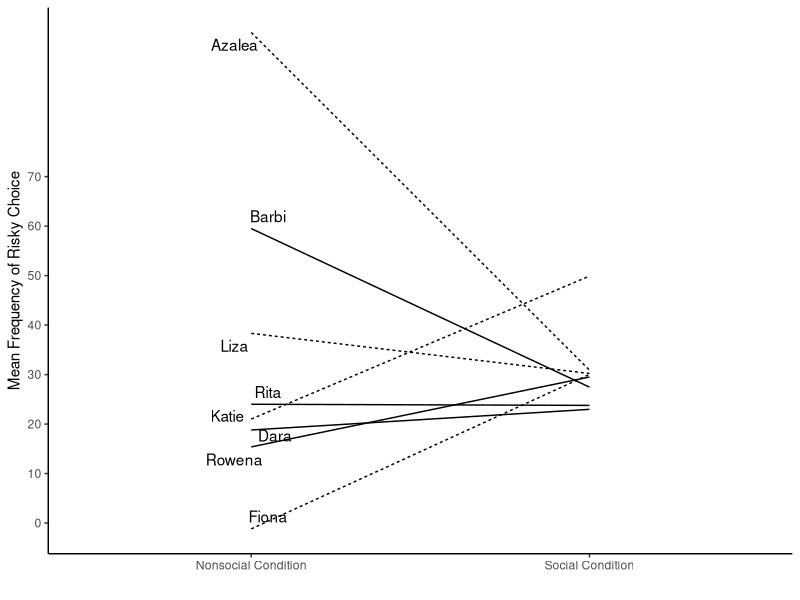
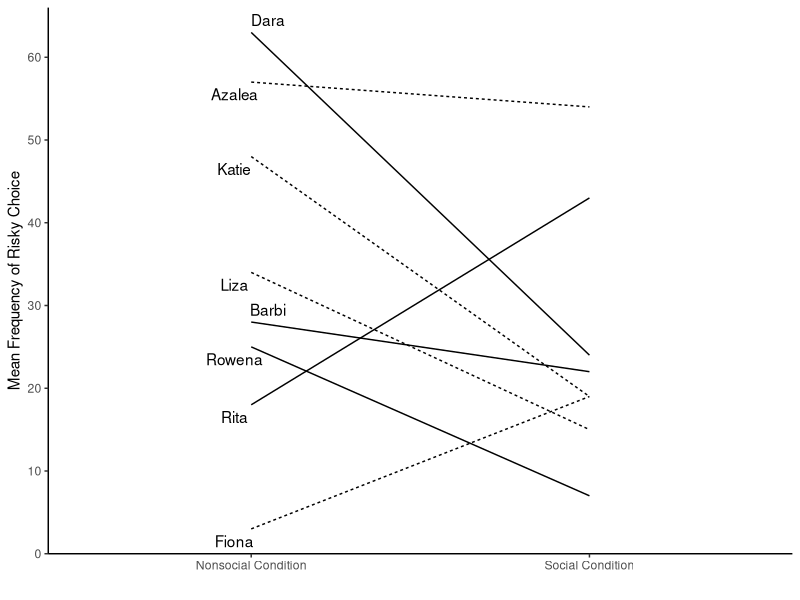
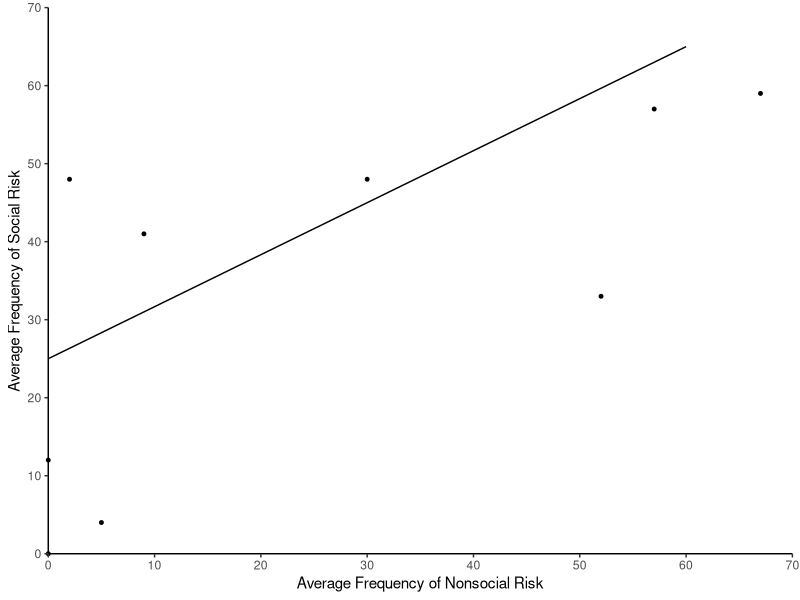
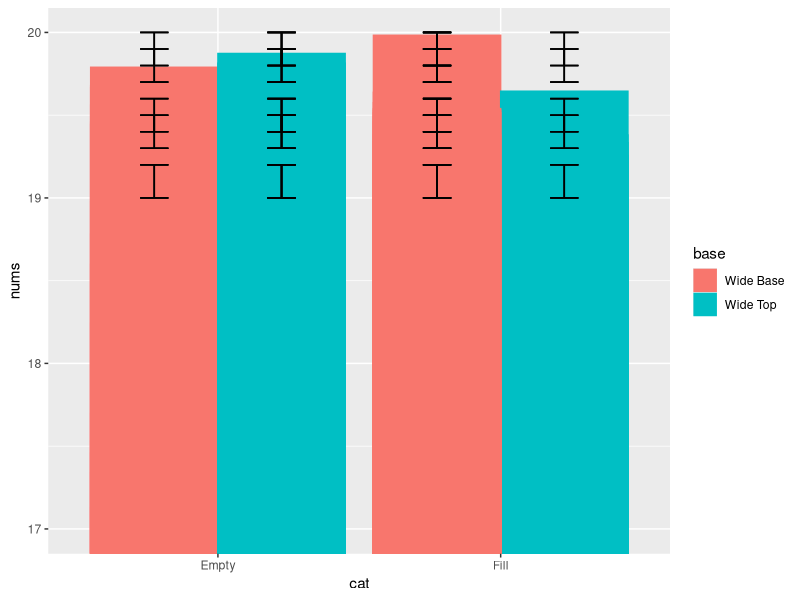
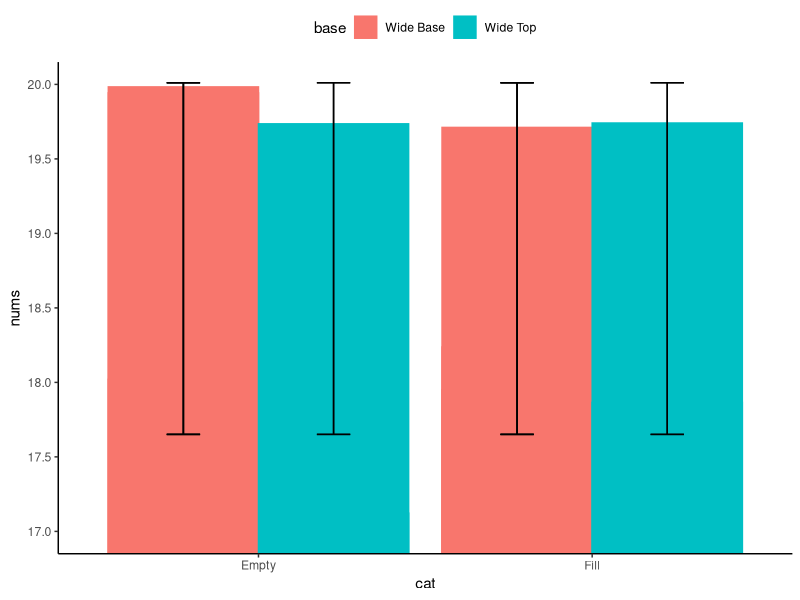

Here is the R script that generated these plots, in order:
## ---- chunk 1
knitr::opts_chunk$set(echo = TRUE)
## ---- chunk 2
#loading library to enable visualization of ggplot function use
library(ggplot2)
library(ggrepel)
## ---- chunk 3

names<-rep(c("Dara","Rita","Liza", "Azalea", "Barbi","Rowena","Katie","Fiona"), each=2)
lnames<-c("","Dara","","Rita","","Liza", "","Azalea", "","Barbi","","Rowena","","Katie","","Fiona")
mean_frequency<-rnorm(16,45,25)
condition<-rep(c("Social Condition","Nonsocial Condition"),8)
adversity<-rep(c("Adverse","Not_Adverse"),times=c(4,4))

plot_df<-data.frame(names,mean_frequency,adversity,condition)

#print(plot_df)

b<-ggplot(plot_df, aes(condition,mean_frequency,group=names,linetype=adversity))+geom_line()+geom_text_repel(label=lnames, position = "nudge")+theme_classic()

b+labs(x="",y="Mean Frequency of Risky Choice")+theme(legend.position = "none")+scale_y_continuous(breaks = pretty(0:70,n=7))
## ---- chunk 4

names<-rep(c("Dara","Rita","Liza", "Azalea", "Barbi","Rowena","Katie","Fiona"), each=2)
lnames<-c("","Dara","","Rita","","Liza", "","Azalea", "","Barbi","","Rowena","","Katie","","Fiona")
mean_frequency<-floor(runif(16,0,70))
condition<-rep(c("Social Condition","Nonsocial Condition"),8)
adversity<-rep(c("Adverse","Not_Adverse"),times=c(4,4))

plot_df<-data.frame(names,mean_frequency,adversity,condition)

#print(plot_df)

a<-ggplot(plot_df, aes(condition,mean_frequency,group=names,linetype=adversity))+geom_line()+geom_text_repel(label=lnames, position = "nudge")+theme_classic()

a+theme(legend.position = "none")+labs(x="",y="Mean Frequency of Risky Choice")+theme(legend.position = "none")+scale_y_continuous(breaks = pretty(0:70,n=7))
## ---- chunk 5
avg_nonsoc<-c(0,60)
avg_soc<-c(25,65)
ad_avg_nonsoc<-c(0,0,2,5,9,30,52,57,67)
ad_avg_soc<-c(0,12,48,4,41,48,33,57,59)
plot_da<-data.frame(avg_nonsoc,avg_soc)
plot_db<-data.frame(ad_avg_nonsoc,ad_avg_soc)

c<-ggplot(plot_da)+geom_line(mapping = aes(avg_nonsoc,avg_soc))+geom_point(data =plot_db ,x=ad_avg_nonsoc,y=ad_avg_soc, size=1)+theme_classic()+coord_cartesian(xlim = c(0,70),ylim = c(0,70),clip = "off")


c+labs(x="Average Frequency of Nonsocial Risk",y="Average Frequency of Social Risk")+scale_x_continuous(expand = c(0,0),breaks = pretty(0:70,n=7))+scale_y_continuous(expand = c(0,0),breaks = pretty(0:70,n=7))
## ---- chunk 6
nums<-runif(100,17,20)
cat<-as.factor(rep(c("Fill","Empty"),each=15,len=100))
base<-as.factor(rep(c("Wide Base","Wide Top"),each=45,len=100))
plot_dd<-data.frame(nums,cat,base)
f_mean<-rep(c(19.5,19.8,19.4,19.9,19.1),len=100)
f_se<-rep(c(.1,.1,.1,.1,.1),len=100)

ggplot(plot_dd,aes(cat,nums,group=base,color=base,fill=base))+geom_bar(stat = "identity",position = "dodge")+coord_cartesian(ylim = c(17,20))+geom_errorbar(aes(ymin=f_mean-f_se,ymax=f_mean+f_se),width=.2,position = position_dodge(width = 0.9),color="black")
## ---- chunk 7
nums<-runif(10,17,20)
cat<-as.factor(rep(c("Fill","Empty"),each=5,len=10))
base<-as.factor(rep(c("Wide Base","Wide Top"),each=3,len=10))
f_mean<-rep(mean(nums),len=10)
f_se<-rep((sd(nums)^2),len=10)
plot_dd<-data.frame(nums,cat,base,f_mean,f_se)

e<-ggplot(plot_dd,aes(cat,nums,group=base,color=base,fill=base))+geom_bar(stat = "identity",position = "dodge")+coord_cartesian(ylim = c(17,20))+geom_errorbar(aes(ymin=f_mean-f_se,ymax=f_mean+f_se),width=.2,position = position_dodge(width = 0.9),color="black")+theme_classic()

e+theme(legend.position = "top")+scale_y_continuous(breaks = pretty(17:20,n=7))
